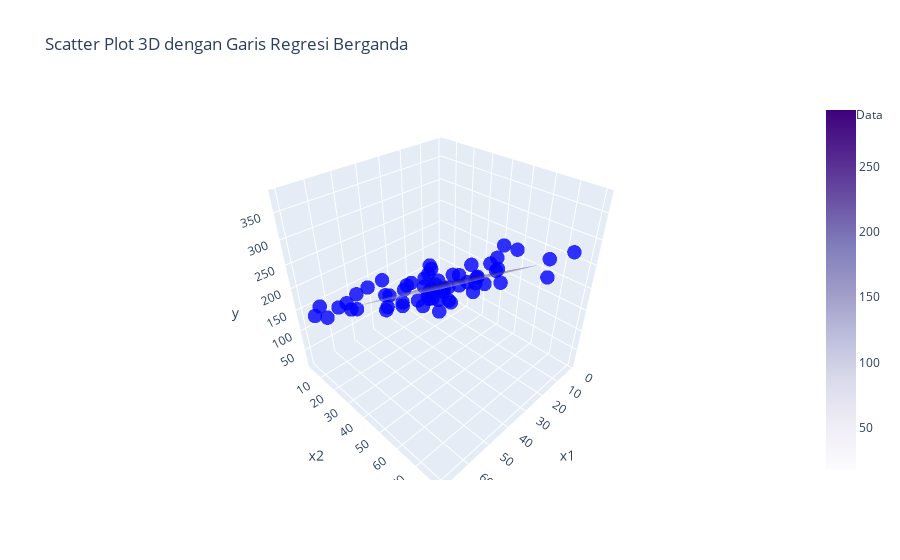

This figure's notebook cell:
### Markdown cell above
<div style="color:#6CA6C1; font-size:16px; font-weight:bold; text-align:center;">
Regresi dan Plot 3D
</div>

### Code cell
#Mengahasilkan data acak
np.random.seed(21)
x1 = np.random.randint(1, 71, 62)
x2 = np.random.randint(3, 81, 62)
y = 10 + 2 * x1 + 3 * x2 + np.random.normal(0, 25, 62)

#Membuat dataframe
df = pd.DataFrame({
    "x1": x1,
    "x2": x2,
    "y": y
})

#Analisis regresi berganda
x =sm.add_constant(df[["x1", "x2"]])
model = sm.OLS(df["y"], x).fit()

#Mendapatkan koefisien regresi
koefisien = model.params

#Scatter plot 3D
scatter_plot = go.Scatter3d(
    x=df["x1"],
    y=df["x2"],
    z=df["y"], 
    mode="markers",
    marker=dict(
        size=5,
        color="blue",
        opacity=0.8
    ),
    name="Data"
)

#Membuat grid untuk permukaan regresi
x1_grid, x2_grid = np.meshgrid(np.linspace(1, 50, 10), np.linspace(3, 60, 10))
y_pred = koefisien.iloc[0] + koefisien.iloc[1] * x1_grid + koefisien.iloc[2] * x2_grid

#Permukaan regresi 3D
regresion_surface = go.Surface(
    x=x1_grid,
    y=x2_grid,
    z=y_pred,
    colorscale="Purples",
    opacity=0.5,
    name="Garis Regresi"
)

#Membuat layout plot
layout = go.Layout(
    title="Scatter Plot 3D dengan Garis Regresi Berganda",
    scene=dict(
        xaxis_title="x1",
        yaxis_title="x2",
        zaxis_title="y"
    ),
    showlegend=True 
)

#Membuat figure dengan scatter plot dan permukaan regresi
fig = go.Figure(data=[scatter_plot, regresion_surface], layout=layout)

#Menampilkan plot
fig.show()
